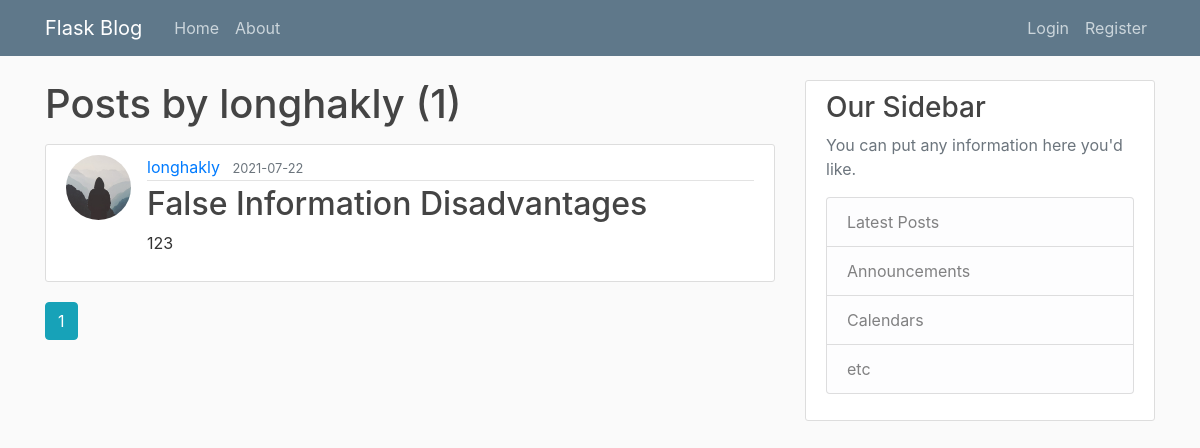
/user/longhakly, run on the app's committed database.
### flaskblog/models.py (models this page shows, shortened)
class User(db.Model, UserMixin):
    id = db.Column(db.Integer, primary_key=True)
    username = db.Column(db.String(20), unique=True, nullable=False)
    email = db.Column(db.String(120), unique=True, nullable=False)
    image_file = db.Column(db.String(20), nullable=False, default='default.jpg')
    password = db.Column(db.String(60), nullable=False)
    posts = db.relationship('Post', backref='author', lazy=True)

class Post(db.Model):
    id = db.Column(db.Integer, primary_key=True)
    title = db.Column(db.String(100), nullable=False)
    date_posted = db.Column(db.DateTime, nullable=False, default=datetime.utcnow)
    content = db.Column(db.Text, nullable=False)
    user_id = db.Column(db.Integer, db.ForeignKey('user.id'), nullable=False)

### flaskblog/routes.py (the view)
@app.route("/user/<string:username>")
def user_posts(username):
    page = request.args.get('page', 1, type=int)
    user = User.query.filter_by(username=username).first_or_404()
    posts = Post.query.filter_by(author=user).order_by(Post.date_posted.desc()).paginate(page=page, per_page=5)
    return render_template('user_posts.html', posts=posts, user=user)

### flaskblog/templates/user_posts.html
{% extends "layout.html" %}
{% block content %}
    <h1 class="mb-3">Posts by {{ user.username }} ({{ posts.total }})</h1>
    {% for post in posts.items %}
        <article class="media content-section">
          <img class="rounded-circle article-img" src="{{ url_for('static', filename='profile_pics/' + post.author.image_file) }}">
          <div class="media-body">
            <div class="article-metadata">
              <a class="mr-2" href="{{ url_for('user_posts', username=post.author.username) }}">{{ post.author.username }}</a>
              <small class="text-muted">{{ post.date_posted.strftime('%Y-%m-%d') }}</small>
            </div>
            <h2><a class="article-title" href="{{ url_for('post', post_id=post.id) }}">{{ post.title }}</a></h2>
            <p class="article-content">{{ post.content }}</p>
          </div>
        </article>
    {% endfor %}
    {% for page_num in posts.iter_pages(left_edge=1, right_edge=1, left_current=1, right_current=2) %}
      {% if page_num %}
        {% if posts.page == page_num %}
          <a class="btn btn-info mb-4" href="{{ url_for('user_posts', username=user.username, page=page_num) }}">{{ page_num }}</a>
        {% else %}
          <a class="btn btn-outline-info mb-4" href="{{ url_for('user_posts', username=user.username, page=page_num) }}">{{ page_num }}</a>
        {% endif %}
      {% else %}
        ...
      {% endif %}
    {% endfor %}
{% endblock content %}

### flaskblog/templates/layout.html (shortened to what this page needs)
<!DOCTYPE html>
<html>
<head>
    <link rel="stylesheet" href="https://maxcdn.bootstrapcdn.com/bootstrap/4.0.0/css/bootstrap.min.css">
    <link rel="stylesheet" type="text/css" href="{{ url_for('static', filename='main.css') }}">
</head>
<body>
    <header class="site-header">
      <nav class="navbar navbar-expand-md navbar-dark bg-steel fixed-top">
        <div class="container">
          <a class="navbar-brand mr-4" href="/">Flask Blog</a>
          <div class="collapse navbar-collapse" id="navbarToggle">
            <div class="navbar-nav mr-auto">
              <a class="nav-item nav-link" href="{{ url_for('home') }}">Home</a>
              <a class="nav-item nav-link" href="{{ url_for('about') }}">About</a>
            </div>
            <div class="navbar-nav">
              {% if current_user.is_authenticated %}
                <a class="nav-item nav-link" href="{{ url_for('new_post') }}">New Post</a>
                <a class="nav-item nav-link" href="{{ url_for('account') }}">Account</a>
                <a class="nav-item nav-link" href="{{ url_for('logout') }}">Logout</a>
              {% else %}
                <a class="nav-item nav-link" href="{{ url_for('login') }}">Login</a>
                <a class="nav-item nav-link" href="{{ url_for('register') }}">Register</a>
              {% endif %}
            </div>
          </div>
        </div>
      </nav>
    </header>
    <main role="main" class="container">
      <div class="row">
        <div class="col-md-8">
          {% block content %}{% endblock %}
        </div>
        <div class="col-md-4">
          <div class="content-section">
            <h3>Our Sidebar</h3>
            <p class='text-muted'>You can put any information here you'd like.
              <ul class="list-group">
                <li class="list-group-item list-group-item-light">Latest Posts</li>
                <li class="list-group-item list-group-item-light">Announcements</li>
                <li class="list-group-item list-group-item-light">Calendars</li>
                <li class="list-group-item list-group-item-light">etc</li>
              </ul>
            </p>
          </div>
        </div>
      </div>
    </main>
</body>
</html>

### flaskblog/static/main.css (style rules this page uses)
body { background: #fafafa; color: #333333; margin-top: 5rem; }
h1, h2, h3, h4, h5, h6 { color: #444444; }
.bg-steel { background-color: #5f788a; }
.site-header .navbar-nav .nav-link { color: #cbd5db; }
.content-section { background: #ffffff; padding: 10px 20px; border: 1px solid #dddddd; border-radius: 3px; margin-bottom: 20px; }
.article-title { color: #444444; }
.article-content { white-space: pre-line; }
.article-img { height: 65px; width: 65px; margin-right: 16px; }
.article-metadata { padding-bottom: 1px; margin-bottom: 4px; border-bottom: 1px solid #e3e3e3 }

### data on the page
User: username "longhakly"
Post: image_file (placeholder picture), author.username "longhakly", date_posted "2021-07-22", title "False Information Disadvantages", content "123"

### other printed values
{{ posts.total }} "1"
{{ page_num }} "1"
